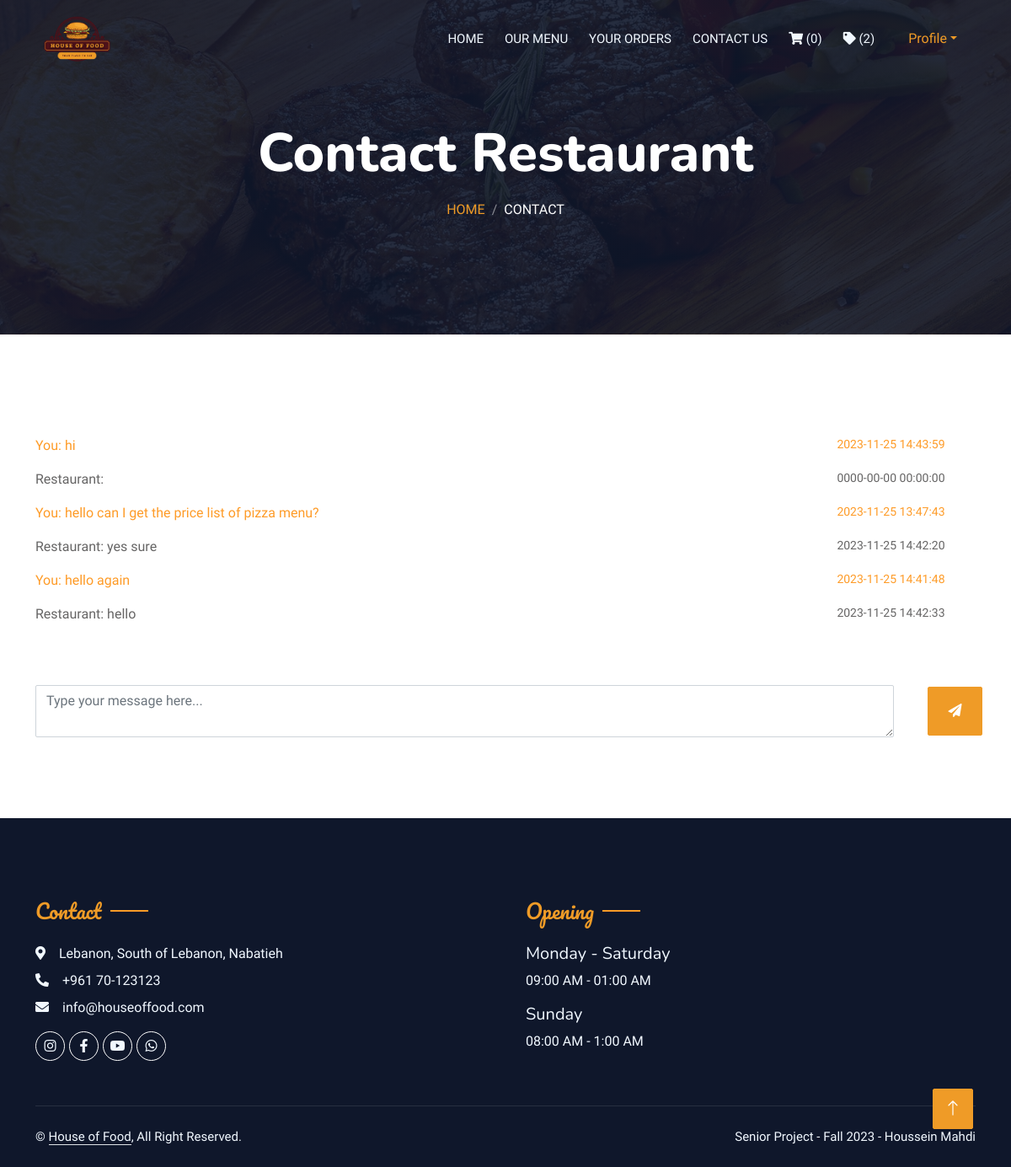
The page /user/contact.php (signed in) on the database its author committed.
### tables this page shows
CREATE TABLE IF NOT EXISTS `messages` (
  `msgID` int(11) NOT NULL,
  `userID` int(11) NOT NULL,
  `msg` text NOT NULL,
  `date` date NOT NULL,
  `time` time NOT NULL,
  `reply` text NOT NULL,
  `replyDate` date NOT NULL,
  `replyTime` time NOT NULL,
  PRIMARY KEY (`msgID`)
);

### user/contact.php (the view, shortened to what this page needs)
<?php
include "header.php";
?>
            <div class="container-xxl py-5 bg-dark hero-header mb-5">
                <div class="container text-center my-5 pt-5 pb-4">
                    <h1 class="display-3 text-white mb-3 animated slideInDown">Contact Restaurant</h1>
                    <nav aria-label="breadcrumb">
                        <ol class="breadcrumb justify-content-center text-uppercase">
                            <li class="breadcrumb-item"><a href="home.php">Home</a></li>
                            <li class="breadcrumb-item text-white active" aria-current="page">Contact</li>
                        </ol>
                    </nav>
                </div>
            </div>
        <div class="container-xxl py-5">
            <div class="container">
                <div class="row g-5 align-items-center">
                    <div class="col-lg-12">
                        <div class="row g-3">
                        <table class="table table-borderless">
                            <thead>
                                <tr>
                                    <th></th>
                                    <th></th>
                                </tr>
                            </thead>
                            <tbody>
<?php
 $result1 = mysqli_query($con,"SELECT * FROM messages where userID='$uid'");
 if(mysqli_num_rows($result1)>0){
     while($row = mysqli_fetch_array($result1)){
?>
                                <tr>
                                    <td style="color:#FE9b27">You: <?php echo $row['msg'] ?>
                                    <small style="float:right"><?php echo $row['date'] ?> <?php echo $row['time'] ?></small></td>
                                </tr>
                                <tr>
                                    <td>Restaurant: <?php echo $row['reply'] ?>
                                    <small style="float:right"><?php echo $row['replyDate'] ?> <?php echo $row['replyTime'] ?></small></td>
                                </tr>
<?php }} ?>
                            </tbody>
                        </table>
                        </div>
                    </div>
                    <div class="col-lg-11">
                        <div class="row g-3">
                        <form action="send-message.php" method="POST">
                            <textarea type="text" class="form-control" name="msg" placeholder="Type your message here..."></textarea>
                        </div>
                    </div>
                    <div class="col-lg-1">
                        <div class="row g-3">
                            <button type="submit" class="btn-plus btn btn-primary p-3"><i class="fa fa-paper-plane"></i></button>
                        </div>
                    </div>
                </div>
            </div>
        </div>
<?php
include "footer.php";
?>

### css/s1.css (style rules this page uses)
:root { --primary: #FE9b27; --light: #F1F8FF; --dark: #0F172B; }
.btn { font-family: 'Nunito', sans-serif; font-weight: 500; text-transform: uppercase; transition: .5s; }
.btn.btn-primary, .btn.btn-secondary { color: #FFFFFF; }
.hero-header { background: linear-gradient(rgba(15, 23, 43, .9), rgba(15, 23, 43, .9)), url(../img/bg-hero.jpg); background-position: center center; background-repeat: no-repeat; background-size: cover; }
.breadcrumb-item + .breadcrumb-item::before { color: rgba(255, 255, 255, .5); }

### rows shown on the page
messages: msg "hi", date "2023-11-25", time "14:43:59", replyDate "0000-00-00", replyTime "00:00:00"
messages: msg "hello can I get the price list of pizza menu?", date "2023-11-25", time "13:47:43", reply "yes sure", replyDate "2023-11-25", replyTime "14:42:20"
messages: msg "hello again", date "2023-11-25", time "14:41:48", reply "hello", replyDate "2023-11-25", replyTime "14:42:33"

### other values the page prints
mysqli_num_rows($result1) "0"
mysqli_num_rows($result2) "2"
